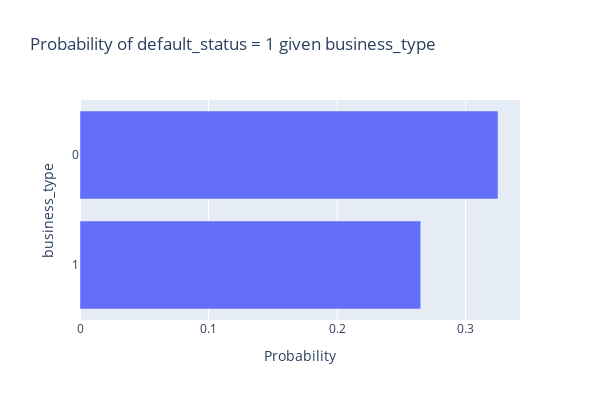

The code cell stored with this chart in its notebook:
### Markdown cell above
The plot above suggests that there is no strong correlation between business_new and the default status, given that the probability of default for New and Existing businesses is approximately the same at 0.3; New and Existing businesses are equally likely to default.

### Code cell
plot_category_default_distribution(train, 'business_type', height = 400)

### Figure 1 — Plotly figure (JSON) as saved in the notebook; plotly's stock layout.template omitted (floating-point values rounded to 4 significant figures)
{"data": [{"alignmentgroup": "True", "hovertemplate": "Probability=%{x}<br>business_type=%{y}<extra></extra>", "legendgroup": "", "marker": {"color": "#636efa", "pattern": {"shape": ""}}, "name": "", "offsetgroup": "", "orientation": "h", "showlegend": false, "textposition": "auto", "type": "bar", "x": [0.2652, 0.3253], "xaxis": "x", "y": ["1", "0"], "yaxis": "y"}], "layout": {"barmode": "relative", "height": 400, "legend": {"tracegroupgap": 0}, "title": {"text": "Probability of default_status = 1 given business_type"}, "width": 600, "xaxis": {"anchor": "y", "domain": [0, 1], "title": {"text": "Probability"}}, "yaxis": {"anchor": "x", "domain": [0, 1], "tickmode": "linear", "title": {"text": "business_type"}}}}
